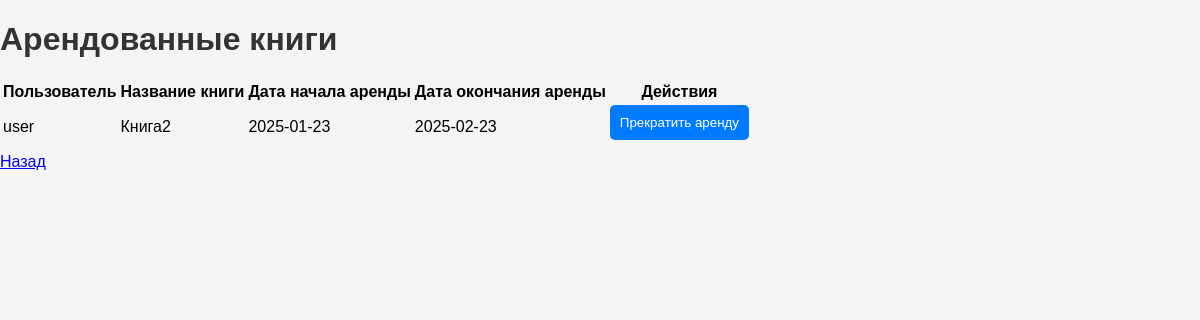
/admin/view_rentals.php (signed in), run on the app's committed database.
### tables this page shows
CREATE TABLE `rentals` (
  `id` int(11) NOT NULL,
  `user_id` int(11) NOT NULL,
  `book_id` int(11) NOT NULL,
  `rental_date` date NOT NULL,
  `return_date` date NOT NULL
);

CREATE TABLE `users` (
  `id` int(11) NOT NULL,
  `username` varchar(50) NOT NULL,
  `password` varchar(255) NOT NULL,
  `role` enum('admin','user') NOT NULL
);

CREATE TABLE `books` (
  `id` int(11) NOT NULL,
  `title` varchar(255) NOT NULL,
  `author` varchar(255) NOT NULL,
  `category` varchar(255) NOT NULL,
  `year` int(11) NOT NULL,
  `price` decimal(10,2) NOT NULL,
  `status` enum('available','rented','sold') NOT NULL DEFAULT 'available',
  `file_path` varchar(255) NOT NULL,
  `file_format` enum('pdf','epub') NOT NULL
);

### admin/view_rentals.php (the view, shortened to what this page needs)
<?php
require_once '../db/database.php';
$stmt = $pdo->query("SELECT rentals.id AS rental_id, users.username, books.title, rentals.rental_date, rentals.return_date
                     FROM rentals
                     JOIN users ON rentals.user_id = users.id
                     JOIN books ON rentals.book_id = books.id");
$rentals = $stmt->fetchAll();
?>
<!DOCTYPE html>
<html lang="ru">
<head>
    <link rel="stylesheet" href="../css/style.css">
</head>
<body>
    <h1>Арендованные книги</h1>
    <table>
        <tr>
            <th>Пользователь</th>
            <th>Название книги</th>
            <th>Дата начала аренды</th>
            <th>Дата окончания аренды</th>
            <th>Действия</th>
        </tr>
        <?php foreach ($rentals as $rental): ?>
        <tr>
            <td><?php echo htmlspecialchars($rental['username']); ?></td>
            <td><?php echo htmlspecialchars($rental['title']); ?></td>
            <td><?php echo htmlspecialchars($rental['rental_date']); ?></td>
            <td><?php echo htmlspecialchars($rental['return_date']); ?></td>
            <td>
                <form method="POST" action="end_rental.php" style="display:inline;">
                    <button type="submit">Прекратить аренду</button>
                </form>
            </td>
        </tr>
        <?php endforeach; ?>
    </table>
    <a href="index.php">Назад</a>
</body>
</html>

### css/style.css (style rules this page uses)
body { font-family: Arial, sans-serif; background-color: #f4f4f4; margin: 0; padding: 0; }
h1, h2, h3 { color: #333; }
form { margin-bottom: 20px; }
input[type="text"], input[type="password"], button { display: block; width: 100%; padding: 10px; margin-bottom: 10px; border: 1px solid #ccc; border-radius: 5px; }
button { background-color: #007bff; color: #fff; border: none; cursor: pointer; }

### data on the page
rentals: user.username "user", book.title "Книга2", rental_date "2025-01-23", return_date "2025-02-23"
